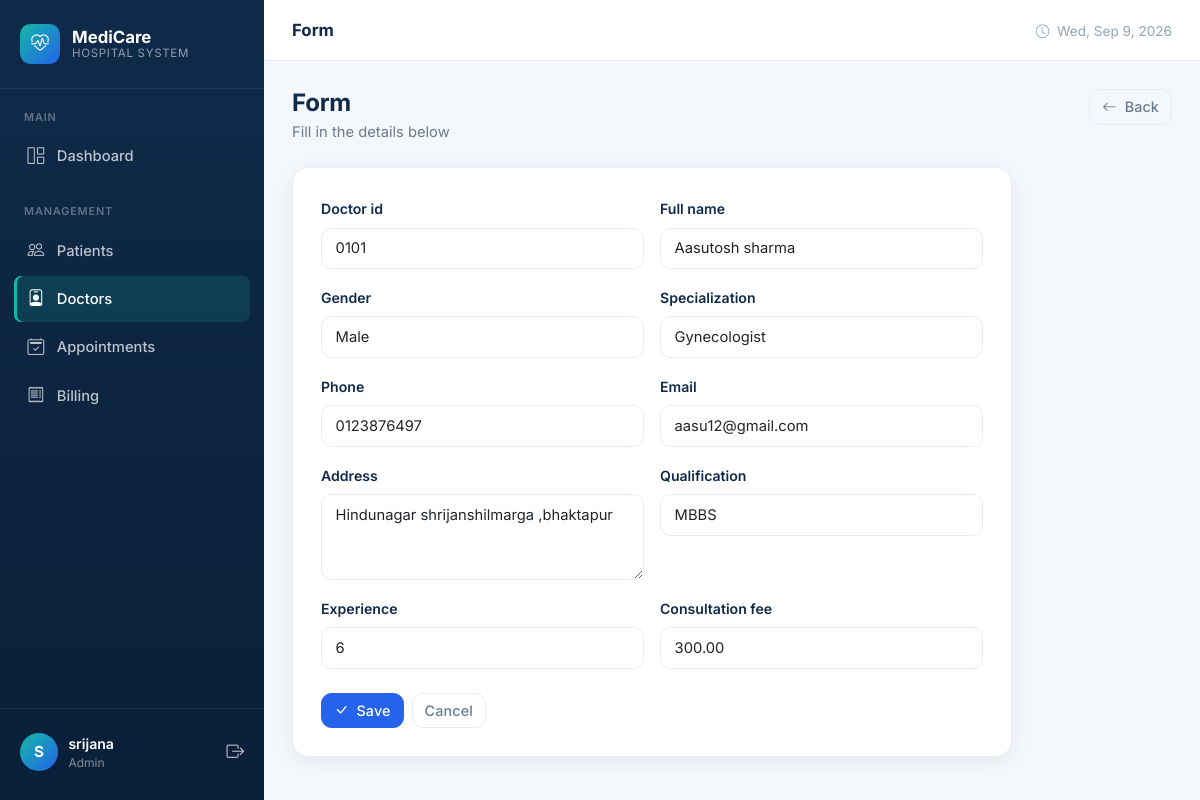
The page /doctors/1/edit/ (signed in) on the database its author committed.
### hospital/models.py (models this page shows, shortened)
class Doctor(models.Model):
        user = models.OneToOneField(
        User,
        on_delete=models.CASCADE,
        null=True,
        blank=True,
        related_name='doctor_profile'
    )
        SPECIALIZATION_CHOICES = [
        ('Cardiologist', 'Cardiologist'),
        ('Dermatologist', 'Dermatologist'),
        ('Neurologist', 'Neurologist'),
        ('Orthopedic', 'Orthopedic'),
        ('Pediatrician', 'Pediatrician'),
        ('Psychiatrist', 'Psychiatrist'),
        ('General Physician', 'General Physician'),
        ('Gynecologist', 'Gynecologist'),
        ('Dentist', 'Dentist'),
        ('Other', 'Other'),
    ]
        GENDER_CHOICES = [
        ('Male', 'Male'),
        ('Female', 'Female'),
        ('Other', 'Other'),
    ]
        doctor_id = models.CharField(max_length=20, unique=True)
        full_name = models.CharField(max_length=100)
        gender = models.CharField(max_length=10, choices=GENDER_CHOICES)
        specialization = models.CharField(
        max_length=50,
        choices=SPECIALIZATION_CHOICES
    )
        phone = models.CharField(max_length=15)
        email = models.EmailField(blank=True)
        address = models.TextField()
        qualification = models.CharField(max_length=100)
        experience = models.PositiveIntegerField()
        consultation_fee = models.DecimalField(
        max_digits=10,
        decimal_places=2
    )
        created_at = models.DateTimeField(auto_now_add=True)

### hospital/views.py (the view)
@login_required
def edit_doctor(request, id):
    doctor = get_object_or_404(Doctor, id=id)
    if request.method == 'POST':
        form = DoctorForm(request.POST, instance=doctor)
        if form.is_valid():
            form.save()
            return redirect('doctor_list')
    else:
        form = DoctorForm(instance=doctor)
    return render(
        request,
        'hospital/edit_doctor.html',
        {
            'form': form,
            'doctor': doctor,
        }
    )

### hospital/templates/hospital/edit_doctor.html (shortened to what this page needs)
{% extends 'hospital/base.html' %}
{% block page_title %}Form{% endblock %}
{% block content %}
<div class="page-header">
    <div>
        <h1>Form</h1>
        <div class="subtitle">Fill in the details below</div>
    </div>
    <a href="javascript:history.back()" class="btn btn-outline-secondary">
        <i class="bi bi-arrow-left me-1"></i> Back
    </a>
</div>
<div class="form-section" style="max-width:720px;">
    <form method="POST">
        <div class="row g-3">
            {% for field in form %}
            <div class="col-md-6">
                <label class="form-label" for="{{ field.id_for_label }}">{{ field.label }}</label>
                {{ field }}
            </div>
            {% endfor %}
        </div>
        <div class="mt-4 d-flex gap-2">
            <button type="submit" class="btn btn-primary">
                <i class="bi bi-check-lg me-1"></i> Save
            </button>
            <a href="javascript:history.back()" class="btn btn-outline-secondary">Cancel</a>
        </div>
    </form>
</div>
{% endblock %}

### hospital/templates/hospital/base.html (shortened to what this page needs)
{% load static %}
<!DOCTYPE html>
<html lang="en">
<head>
    <link href="https://cdn.jsdelivr.net/npm/bootstrap@5.3.3/dist/css/bootstrap.min.css" rel="stylesheet">
    <link href="https://cdn.jsdelivr.net/npm/bootstrap-icons@1.11.3/font/bootstrap-icons.min.css" rel="stylesheet">
    <link href="{% static 'hospital/css/style.css' %}" rel="stylesheet">
</head>
<body>
{% if request.user.is_authenticated %}
<div class="app-wrapper">
    <aside class="sidebar" id="sidebar">
        <div class="sidebar-brand">
            <div class="brand-icon">
                <i class="bi bi-heart-pulse"></i>
            </div>
            <div class="brand-text">
                MediCare
                <small>Hospital System</small>
            </div>
        </div>
        <nav class="sidebar-nav">
            {% if request.user.profile.role == 'STAFF' or request.user.is_superuser %}
            <div class="nav-section">
                <div class="nav-section-title">Main</div>
                <a href="{% url 'staff_dashboard' %}" class="nav-link {% if request.resolver_match.url_name == 'staff_dashboard' or request.resolver_match.url_name == 'dashboard' %}active{% endif %}">
                    <i class="bi bi-grid-1x2"></i> Dashboard
                </a>
            </div>
            <div class="nav-section">
                <div class="nav-section-title">Management</div>
                <a href="{% url 'patient_list' %}" class="nav-link {% if 'patient' in request.resolver_match.url_name %}active{% endif %}">
                    <i class="bi bi-people"></i> Patients
                </a>
                <a href="{% url 'doctor_list' %}" class="nav-link {% if 'doctor' in request.resolver_match.url_name and 'dashboard' not in request.resolver_match.url_name %}active{% endif %}">
                    <i class="bi bi-person-badge"></i> Doctors
                </a>
                <a href="{% url 'appointment_list' %}" class="nav-link {% if 'appointment' in request.resolver_match.url_name %}active{% endif %}">
                    <i class="bi bi-calendar2-check"></i> Appointments
                </a>
                <a href="{% url 'bill_list' %}" class="nav-link {% if 'bill' in request.resolver_match.url_name %}active{% endif %}">
                    <i class="bi bi-receipt"></i> Billing
                </a>
            </div>
            {% endif %}
        </nav>
        <div class="sidebar-footer">
            <div class="user-info">
                <div class="user-avatar">
                    {{ request.user.username|first|upper }}
                </div>
                <div class="user-meta">
                    <div class="name">{{ request.user.get_full_name|default:request.user.username }}</div>
                    <div class="role">
                        {% if request.user.profile.role == 'STAFF' %}Hospital Staff
                        {% elif request.user.profile.role == 'DOCTOR' %}Doctor
                        {% elif request.user.profile.role == 'PATIENT' %}Patient
                        {% else %}Admin{% endif %}
                    </div>
                </div>
                <a href="{% url 'logout' %}" class="text-white opacity-75" title="Logout" style="font-size:1.1rem;">
                    <i class="bi bi-box-arrow-right"></i>
                </a>
            </div>
        </div>
    </aside>
    <div class="main-content">
        <header class="topbar">
            <div class="d-flex align-items-center gap-3">
                <div class="topbar-title">{% block page_title %}Dashboard{% endblock %}</div>
            </div>
            <div class="topbar-actions">
                <span class="text-muted-2 d-none d-md-inline" style="font-size:0.85rem;">
                    <i class="bi bi-clock me-1"></i>
                    <span id="currentDate"></span>
                </span>
            </div>
        </header>
        <div class="content-area">
            {% block content %}{% endblock %}
        </div>
    </div>
</div>
{% else %}
{% block auth_content %}{% endblock %}
{% endif %}
</body>
</html>

### rows shown on the page
Doctor: form "0101" "Aasutosh sharma" "Male" "Gynecologist" "0123876497" "aasu12@gmail.com" "Hindunagar shrijanshilmarga ,bhaktapur" "MBBS" "6" "300.00"

### other values the page prints
{{ request.user.username|first|upper }} "S"
{{ request.user.get_full_name|default:request.user.username }} "srijana"
{{ field.label }} "Doctor id" "Full name" "Gender" "Specialization" "Phone" "Email" "Address" "Qualification" "Experience" "Consultation fee"
